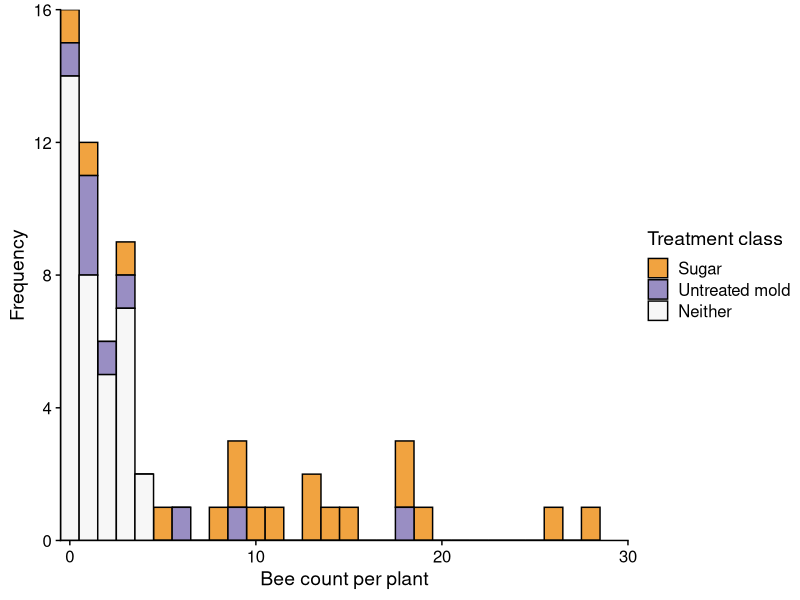

Write R code to recreate this figure. (Note: this script raises an error after producing the figure.)
## ---- chunk 1
set.seed(1)
library(lme4)      # For model fitting
library(tidyverse) # For data processing
library(mvtnorm)   # for multivariate Gaussians

# hours_noon represents the amount of time since noon (or until noon, if
# the value is negative)
d = read.csv("Meiners_BeeHoneydew_data.csv") %>% 
  mutate(hours_noon = min_day / 60 - 12) %>% 
  mutate(`Treatment class` = 1 + Sugar + 2 * Mold - 2 * (Mold * Insecticide)) %>% 
  mutate(`Treatment class` = factor(`Treatment class`, 
                                  labels = c("Neither", "Sugar", "Untreated mold"))) %>% 
  mutate(`Treatment class` = forcats::fct_relevel(`Treatment class`,
                                                c("Sugar", "Untreated mold")))
## ---- chunk 2
# colors from ColorBrewer's PuOr palette; should be safe for grayscale
# and for colorblind readers. 
colors = c("#F1A340", "#F7F7F7", "#998EC3")[c(1, 3, 2)]
plot = d %>% 
  group_by(Plant_Code, `Treatment class`) %>% 
  summarize(bees = sum(Bee_Count)) %>% 
  ggplot(aes(x = bees, fill = `Treatment class`)) + 
  geom_histogram(binwidth = 1, color = "black") + 
  cowplot::theme_cowplot() + 
  scale_fill_manual(values = colors) + 
  coord_cartesian(expand = FALSE, xlim = c(-.5, 30)) + 
  xlab("Bee count per plant") + 
  ylab("Frequency")

ggsave("histogram3A.png", height = 3, width = 7.5, dpi = 300)

d %>% 
  group_by(Plant_Code, `Treatment class`) %>% 
  summarize(bees = sum(Bee_Count)) %>% 
  group_by(`Treatment class`) %>% 
  summarize(mean(bees))
## ---- chunk 3
raw_formula = "Bee_Count ~ Mold * Insecticide + 
                           Sugar * Paint + 
                           hours_noon + 
                           Site +
                           (1|Plant_Code) + 
                           (1|julDate)"

formula = as.formula(raw_formula)
## ---- chunk 4
# Drop "Sugar" and the asterisk from the formula
no_sugar_formula = as.formula(
  gsub("Sugar \\* ", "", raw_formula)
)

print(no_sugar_formula)
## ---- chunk 5
# Some versions of the model only reach the maximum-likelihood
# estimate without warnings when we use this optimizer
control = glmerControl(optimizer = "bobyqa")

Honeydew <- glmer.nb(
  formula,
  data=d,
  control = control
)


Honeydew_poisson <- glmer(
  formula,
  data=d,
  family = poisson,
  control = control
)

Honeydew_no_sugar <- glmer.nb(
  no_sugar_formula,
  data=d,
  control = control
)
## ---- chunk 6
# Drop predictors from the model & reformat the output for
# subsequent work (e.g. removing headings, renaming columns).
# When `drop` says the number of degrees of freedom is NA, it actually 
# means zero, so replace the NAs.
# If the model in `x` is already simplified, then report a larger
# reduction in degrees-of-freedom.
make_dropped_df = function(x, distribution, n_fewer_df = 0){
  drop1(x) %>% 
    structure(heading = NULL) %>% 
    rownames_to_column(var = "dropped") %>% 
    cbind(distribution = distribution) %>% 
    mutate(Df = ifelse(is.na(Df), 0, Df)) %>% 
    mutate(Df = Df + n_fewer_df) %>% 
    rename_(`df reduction` = "Df")
}

# Use the above function on both of the full models, then manually add
# a row for the no_sugar model.
# Finally, eliminate "<" and ">" to prevent formatting errors
initial_dropped_df = rbind(make_dropped_df(Honeydew, "Negative Binomial", 0), 
                           make_dropped_df(Honeydew_poisson, "Poisson", 1)) %>% 
  rbind(data_frame(dropped = "Sugar", `df reduction` = 2, 
                   AIC = AIC(Honeydew_no_sugar), 
                   distribution = "Negative Binomial")) %>% 
  mutate(dropped = gsub("[\\<\\>]", "", dropped))
## ---- chunk 7
# Sort, calculate DeltaAIC & AIC weights, format for printing with 
# reasonable precision using knitr's `kable` function for tables.
initial_dropped_df %>% 
  arrange(AIC) %>% 
  mutate(`$\\Delta$AIC` = AIC - AIC[1]) %>% 
  select(-AIC) %>% 
  mutate(`AIC weight (%)` = 100 * exp(-`$\\Delta$AIC` / 2) / 
           sum(exp(-`$\\Delta$AIC` / 2))) %>% 
  cbind(` ` = 1:nrow(.), .) %>% 
  knitr::kable(digits = c(rep(1, 4), 2, 1), align = c("llclrr"))
## ---- chunk 8
anova(Honeydew, Honeydew_no_sugar)
anova(Honeydew, Honeydew_poisson)
## ---- chunk 9
summary(Honeydew, correlation = FALSE)
anova(Honeydew)
## ---- chunk 10
# Indicator for, "was experimental manipulation i applied to treatment j?""
Mold =        c(1, 1, 0, 0, 0, 0, 0)
Insecticide = c(0, 1, 0, 1, 0, 0, 0)
Sugar =       c(0, 0, 0, 0, 0, 1, 1)
Paint =       c(0, 0, 0, 0, 1, 0, 1)

treat_names = c("Natural Mold", "Natural Mold + Insecticide", "Control", 
                "Insecticide", "Black Paint", "Sugar", "Sugar + Black Paint")

# Ask the model about expected visitation rates under the
# following conditions:
#   * Treatments as specified above
#   * Time of day is noon
#   * Site A (i.e. SiteB's effect and SiteC's effect are 0)
#   * "Typical" plant and "typical" date (random effects set to 0)
newdata = cbind(
  `(Intercept)` = 1,
  Mold = Mold,
  Insecticide = Insecticide,
  Sugar = Sugar,
  Paint = Paint,
  hours_noon = 0,
  SiteB = 0,
  SiteC = 0,
  `Mold:Insecticide` = Mold * Insecticide,
  `Sugar:Paint` = Sugar * Paint
)
row.names(newdata) = treat_names
newdata


# mean and variance from lme4's Laplace approximation
parameter_mu = fixef(Honeydew)
parameter_sigma = as.matrix(vcov(Honeydew))

# Generate Monte Carlo samples from lme4's approximate likelihood surface
posterior_samples = rmvnorm(1E6, parameter_mu, parameter_sigma) %*%
  t(newdata)

mu = colMeans(posterior_samples)

# Density of bivariate normal between Control and a named treatment
bivariate_normal_control_density = function(x, name){
  names = c("Control", name)
  dmvnorm(x, 
          mu[names], 
          cov(posterior_samples)[names, names])
}

label_df = data.frame(
  x = c(rep(log(.05), 3)),
  y = c(mu[c("Sugar", "Natural Mold", "Natural Mold + Insecticide")] - 0.25),
  label = c("Sugar", "Natural Mold", "Natural Mold +\nInsecticide")
)
line_df = data.frame(x = log(.025), y = log(.02), 
                     label = "Treatment = Control")

# for each set of x and y values, calculate bivariate densities,
# then tidy up the results for ggplot (with an optional `theme` for
# improved visual display)
plot_data = expand.grid(x = seq(log(.01), log(1), length = 250), 
            y = seq(log(.01), log(6), length = 250)) %>% 
  mutate(Sugar = bivariate_normal_control_density(., "Sugar"),
         `Natural Mold` = bivariate_normal_control_density(., "Natural Mold"),
         `Natural Mold + Insecticide` = 
           bivariate_normal_control_density(., "Natural Mold + Insecticide")) %>% 
  gather(key = treatment, value = likelihood, Sugar, 
         `Natural Mold`, `Natural Mold + Insecticide`) %>% 
  mutate(scaled_likelihood = likelihood / max(likelihood))

plot_data %>% 
  ggplot(aes(x = x, y = y, alpha = scaled_likelihood, 
             fill = treatment)) + 
  geom_tile() +
  scale_alpha_continuous(range = c(0, 1), guide = FALSE) + 
  geom_abline(intercept = 0, slope = 1, color = alpha("black", .5)) +
  cowplot::theme_cowplot() +
  scale_fill_brewer(palette = "Dark2", guide = FALSE) + 
  xlab("Expected bees per control plant") +
  ylab("Expected bees per treated plant") + 
  coord_equal() +
  scale_x_continuous(breaks = log(10^seq(-10, 10)), labels = 10^seq(-10, 10),
                     expand = c(0, 0)) +
  scale_y_continuous(breaks = log(10^seq(-10, 10)), labels = 10^seq(-10, 10),
                     expand = c(0, 0)) +
  geom_text(data = label_df, aes(x = x, y = y, label = label),
            inherit.aes = FALSE, hjust = "right") + 
  geom_text(data = line_df, aes(x = x, y = y, label = label), 
            inherit.aes = FALSE, hjust = "left")


## ---- chunk 11

names = names(sort(colMeans(posterior_samples), decreasing = TRUE))
grid = combn(names, 2) %>% t() %>% as.data.frame(stringsAsFactors = FALSE)
grid$lower = NA
grid$mean = NA
grid$upper = NA
grid$P = NA
for (i in 1:nrow(grid)) {
  # One-sided P-values
  p = mean(posterior_samples[ , grid[[1]][i]] > posterior_samples[ , grid[[2]][i]])
  ratios = exp(posterior_samples[ , grid[[1]][i]] - posterior_samples[ , grid[[2]][i]])
  # Two-sided P-values based on Monte Carlo samples
  grid$P[i] = 1 - 2 * abs(0.5 - p)
  grid$lower[i] = quantile(ratios, .025)
  grid$mean[i] = mean(ratios)
  grid$upper[i] = quantile(ratios, .975)

}

my_format = function(x, d){format(x, digits = d, trim = TRUE)}
table = grid %>% 
  mutate(`False Discovery Rate` = p.adjust(P, method = "fdr")) %>% 
  cbind(ratio = paste0(my_format(.$mean, 3), 
                               " (", 
                               my_format(.$lower, 2), 
                               "-", 
                               my_format(.$upper, 3), 
                               ")")) %>% 
  select(V1, V2, ratio, P, `False Discovery Rate`)
## ---- chunk 12
table_subset = table %>% 
  filter(
    (V1 == "Sugar" & V2 == "Control") |
      (V1 == "Sugar" & V2 == "Natural Mold") |
      (V1 == "Natural Mold" & V2 == "Control") |
      (V1 == "Natural Mold" &  V2 == "Natural Mold + Insecticide") |
      (V1 == "Natural Mold + Insecticide" &  V2 == "Control") | 
      (V1 == "Insecticide" &  V2 == "Control") | 
      (V1 == "Sugar" & V2 == "Sugar + Black Paint")
  )
table_subset %>% 
  knitr::kable(digits = 2)
## ---- chunk 13
table %>% 
  knitr::kable(digits = 2)
## ---- chunk 14
# rescaling variables that have large values using `scale` improves numerical 
# accuracy, but will not affect AIC.
Honeydew_env = glmer.nb(Bee_Count ~ Mold * Insecticide + 
                          Sugar * Paint + 
                          Site + 
                          hours_noon + 
                          scale(Temp_F) + 
                          scale(Wind_mph) + 
                          Conditions + 
                          scale(Barometric) +
                          scale(Humidity) + 
                          scale(julDate) +
                          (1|Plant_Code) + 
                          (1|julDate), 
                        data = d, 
                        control = control)
print(summary(Honeydew_env), correlation = FALSE)
anova(Honeydew, Honeydew_env)
